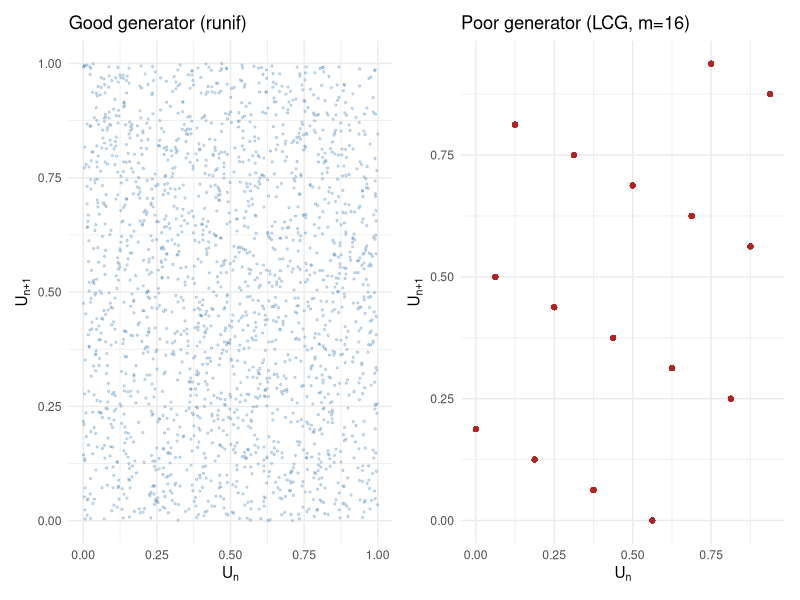
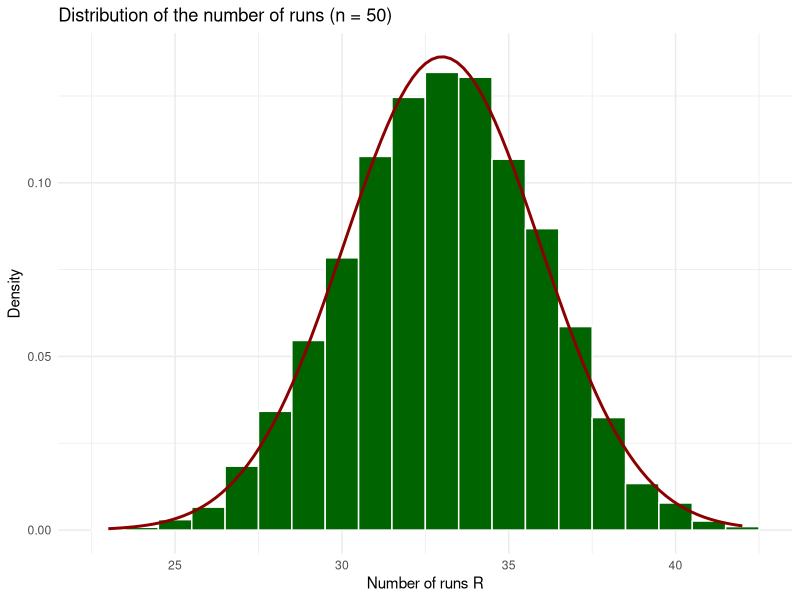

Recreate these plots in R, in order.
## ---- chunk 1
knitr::opts_chunk$set(
    echo = TRUE,
    warning = FALSE,
    message = FALSE,
    fig.align = "center",
    fig.width = 7,
    fig.height = 4.5
)

set.seed(123)
library(tidyverse)
library(ggplot2)
library(dplyr)
library(knitr)
library(kableExtra)
library(gridExtra)
library(patchwork)
## ---- chunk 2
poker_hand_probabilities <- tibble(
  Hand_Type = c(
    "All different", "One pair", "Two pairs", "Three of a kind",
    "Full house", "Four of a kind", "Five of a kind"
  ),
  Probability = c(
    prod(10:6) / 10^5,
    choose(5, 2) * 10 * 9 * 8 * 7 / 10^5,
    (choose(5, 2) * choose(3, 2) / 2) * 10 * 9 * 8 / 10^5,
    choose(5, 3) * 10 * 9 * 8 / 10^5,
    choose(5, 3) * 10 * 9 / 10^5,
    choose(5, 4) * 10 * 9 / 10^5,
    10 / 10^5
  )
)

kable(poker_hand_probabilities, digits = 4,
      caption = "Table 1: Theoretical poker-hand probabilities for m=5 digits") %>%
  kable_styling(bootstrap_options = c("striped", "hover"))

cat("Sum of probabilities:", sum(poker_hand_probabilities$Probability), "\n")
## ---- chunk 3
set.seed(123)

#' Chi-square goodness-of-fit test for Uniform(0,1)
#'
#' Purpose: implements Algorithm 2.1.
#'
#' Arguments:
#'   sample_values   numeric vector in [0, 1]
#'   number_of_bins  number of equal-width bins (default 10)
#'
#' Returns:
#'   a one-row tibble with the test name, statistic, and p-value
#'
#' Example:
#'   chi_square_uniformity_test(runif(1000))
chi_square_uniformity_test <- function(sample_values, number_of_bins = 10) {
  sample_size <- length(sample_values)
  bin_assignment <- cut(
    sample_values,
    breaks = seq(0, 1, length.out = number_of_bins + 1),
    include.lowest = TRUE
  )
  observed_counts <- as.numeric(table(bin_assignment))
  expected_counts <- rep(sample_size / number_of_bins, number_of_bins)

  chi_square_statistic <- sum((observed_counts - expected_counts)^2 / expected_counts)
  p_value <- 1 - pchisq(chi_square_statistic, df = number_of_bins - 1)

  tibble(Test = "Chi-square", Statistic = chi_square_statistic, P_Value = p_value)
}

#' Kolmogorov-Smirnov test for Uniform(0,1)
#'
#' Purpose: implements Algorithm 2.2 using R's built-in ks.test().
#'
#' Arguments:
#'   sample_values   numeric vector in [0, 1]
#'
#' Returns:
#'   a one-row tibble with the test name, statistic, and p-value
#'
#' Example:
#'   kolmogorov_smirnov_uniformity_test(runif(1000))
kolmogorov_smirnov_uniformity_test <- function(sample_values) {
  test_result <- ks.test(sample_values, "punif", min = 0, max = 1)
  tibble(
    Test = "Kolmogorov-Smirnov",
    Statistic = as.numeric(test_result$statistic),
    P_Value = test_result$p.value
  )
}

#' Digit frequency chi-square test
#'
#' Purpose: implements the test of Section 7.2, applied to a chosen
#' decimal digit position.
#'
#' Arguments:
#'   sample_values     numeric vector in [0, 1]
#'   digit_position    which decimal digit to test (1 = first digit)
#'
#' Returns:
#'   a one-row tibble with the test name, statistic, and p-value
#'
#' Example:
#'   digit_frequency_test(runif(1000), digit_position = 1)
digit_frequency_test <- function(sample_values, digit_position = 1) {
  sample_size <- length(sample_values)
  extracted_digit <- floor((sample_values * 10^digit_position) %% 10)
  observed_counts <- as.numeric(table(factor(extracted_digit, levels = 0:9)))
  expected_counts <- rep(sample_size / 10, 10)

  chi_square_statistic <- sum((observed_counts - expected_counts)^2 / expected_counts)
  p_value <- 1 - pchisq(chi_square_statistic, df = 9)

  tibble(
    Test = paste0("Digit Frequency (position ", digit_position, ")"),
    Statistic = chi_square_statistic, P_Value = p_value
  )
}

#' Runs (up and down) test for independence
#'
#' Purpose: implements Algorithm 2.3.
#'
#' Arguments:
#'   sample_values   numeric vector in [0, 1]
#'
#' Returns:
#'   a one-row tibble with the test name, statistic, and p-value
#'
#' Example:
#'   runs_test(runif(1000))
runs_test <- function(sample_values) {
  sample_size <- length(sample_values)
  sign_sequence <- sign(diff(sample_values))
  sign_sequence <- sign_sequence[sign_sequence != 0]

  number_of_runs <- 1 + sum(sign_sequence[-1] != sign_sequence[-length(sign_sequence)])

  expected_runs <- (2 * sample_size - 1) / 3
  variance_runs <- (16 * sample_size - 29) / 90
  z_statistic <- (number_of_runs - expected_runs) / sqrt(variance_runs)
  p_value <- 2 * (1 - pnorm(abs(z_statistic)))

  tibble(Test = "Runs (Up/Down)", Statistic = z_statistic, P_Value = p_value)
}

#' Chi-square helper with automatic bin merging for low expected counts
#'
#' Purpose: merges adjacent categories with expected count below 5
#' before computing the Chi-square statistic, following the practical
#' consideration noted for Algorithm 2.1.
#'
#' Arguments:
#'   observed_counts    numeric vector of observed counts
#'   expected_counts    numeric vector of expected counts (same length)
#'
#' Returns:
#'   a list with the chi-square statistic and its degrees of freedom
merge_and_compute_chi_square <- function(observed_counts, expected_counts) {
  index <- 1
  while (index <= length(expected_counts)) {
    if (expected_counts[index] < 5 && length(expected_counts) > 1) {
      merge_target <- if (index < length(expected_counts)) index + 1 else index - 1
      expected_counts[merge_target] <- expected_counts[merge_target] + expected_counts[index]
      observed_counts[merge_target] <- observed_counts[merge_target] + observed_counts[index]
      expected_counts <- expected_counts[-index]
      observed_counts <- observed_counts[-index]
    } else {
      index <- index + 1
    }
  }

  degrees_of_freedom <- length(observed_counts) - 1
  chi_square_statistic <- sum((observed_counts - expected_counts)^2 / expected_counts)

  list(statistic = chi_square_statistic, df = degrees_of_freedom)
}

#' Gap test for independence
#'
#' Purpose: tests whether the lengths of gaps between successive
#' values falling in a fixed sub-interval follow the geometric
#' distribution implied by independence.
#'
#' Arguments:
#'   sample_values   numeric vector in [0, 1]
#'   lower_bound     lower endpoint of the target interval
#'   upper_bound     upper endpoint of the target interval
#'
#' Returns:
#'   a one-row tibble with the test name, statistic, and p-value
#'
#' Example:
#'   gap_test(runif(2000), lower_bound = 0, upper_bound = 0.5)
gap_test <- function(sample_values, lower_bound = 0, upper_bound = 0.5) {
  interval_probability <- upper_bound - lower_bound
  hit_positions <- which(sample_values >= lower_bound & sample_values < upper_bound)

  if (length(hit_positions) < 2) {
    return(tibble(Test = "Gap Test", Statistic = NA_real_, P_Value = NA_real_))
  }

  gap_lengths <- diff(hit_positions) - 1
  max_gap <- max(gap_lengths)

  observed_counts <- as.numeric(table(factor(gap_lengths, levels = 0:max_gap)))
  expected_probabilities <- interval_probability * (1 - interval_probability)^(0:max_gap)
  expected_counts <- sum(observed_counts) * expected_probabilities

  merged_result <- merge_and_compute_chi_square(observed_counts, expected_counts)
  p_value <- 1 - pchisq(merged_result$statistic, df = merged_result$df)

  tibble(Test = "Gap Test", Statistic = merged_result$statistic, P_Value = p_value)
}

#' Poker test for independence
#'
#' Purpose: classifies groups of m decimal digits into poker-hand
#' categories and compares observed frequencies to the theoretical
#' probabilities derived in Table 1.
#'
#' Arguments:
#'   sample_values     numeric vector in [0, 1]
#'   digits_per_hand   number of decimal digits per hand (default 5)
#'
#' Returns:
#'   a one-row tibble with the test name, statistic, and p-value
#'
#' Example:
#'   poker_test(runif(2000))
poker_test <- function(sample_values, digits_per_hand = 5) {
  sample_size <- length(sample_values)
  five_digit_integers <- floor(sample_values * 10^digits_per_hand)

  classify_poker_hand <- function(integer_value) {
    digit_string <- formatC(integer_value, width = digits_per_hand, flag = "0")
    digit_counts <- table(strsplit(digit_string, "")[[1]])

    if (any(digit_counts == 5)) return("Five of a kind")
    if (any(digit_counts == 4)) return("Four of a kind")
    if (any(digit_counts == 3) && any(digit_counts == 2)) return("Full house")
    if (any(digit_counts == 3)) return("Three of a kind")
    if (sum(digit_counts == 2) == 2) return("Two pairs")
    if (any(digit_counts == 2)) return("One pair")
    "All different"
  }

  hand_labels <- c(
    "All different", "One pair", "Two pairs", "Three of a kind",
    "Full house", "Four of a kind", "Five of a kind"
  )
  observed_hands <- vapply(five_digit_integers, classify_poker_hand, character(1))
  observed_counts <- as.numeric(table(factor(observed_hands, levels = hand_labels)))

  theoretical_probabilities <- c(
    prod(10:6) / 10^5,
    choose(5, 2) * 10 * 9 * 8 * 7 / 10^5,
    (choose(5, 2) * choose(3, 2) / 2) * 10 * 9 * 8 / 10^5,
    choose(5, 3) * 10 * 9 * 8 / 10^5,
    choose(5, 3) * 10 * 9 / 10^5,
    choose(5, 4) * 10 * 9 / 10^5,
    10 / 10^5
  )
  expected_counts <- sample_size * theoretical_probabilities

  merged_result <- merge_and_compute_chi_square(observed_counts, expected_counts)
  p_value <- 1 - pchisq(merged_result$statistic, df = merged_result$df)

  tibble(Test = "Poker Test", Statistic = merged_result$statistic, P_Value = p_value)
}

#' Serial correlation test for independence
#'
#' Purpose: tests the lag-k sample autocorrelation against its
#' asymptotic Normal null distribution.
#'
#' Arguments:
#'   sample_values   numeric vector in [0, 1]
#'   lag             the lag k (default 1)
#'
#' Returns:
#'   a one-row tibble with the test name, statistic, and p-value
#'
#' Example:
#'   serial_correlation_test(runif(1000), lag = 1)
serial_correlation_test <- function(sample_values, lag = 1) {
  sample_size <- length(sample_values)
  sample_mean <- mean(sample_values)

  numerator <- sum(
    (sample_values[1:(sample_size - lag)] - sample_mean) *
      (sample_values[(1 + lag):sample_size] - sample_mean)
  ) / (sample_size - lag)
  denominator <- sum((sample_values - sample_mean)^2) / sample_size

  lag_k_correlation <- numerator / denominator
  z_statistic <- lag_k_correlation * sqrt(sample_size - lag)
  p_value <- 2 * (1 - pnorm(abs(z_statistic)))

  tibble(
    Test = paste0("Serial Correlation (lag ", lag, ")"),
    Statistic = z_statistic, P_Value = p_value
  )
}

#' Apply the full battery of uniformity and independence tests
#'
#' Purpose: applies all seven tests of this unit to a single sample,
#' using the same sample for every test so that comparisons across
#' generators are consistent.
#'
#' Arguments:
#'   sample_values   numeric vector in [0, 1]
#'
#' Returns:
#'   a tibble with one row per test
#'
#' Example:
#'   evaluate_generator(runif(2000))
evaluate_generator <- function(sample_values) {
  bind_rows(
    chi_square_uniformity_test(sample_values),
    kolmogorov_smirnov_uniformity_test(sample_values),
    digit_frequency_test(sample_values, digit_position = 1),
    runs_test(sample_values),
    gap_test(sample_values, lower_bound = 0, upper_bound = 0.5),
    poker_test(sample_values),
    serial_correlation_test(sample_values, lag = 1)
  )
}
## ---- chunk 4
set.seed(123)

sample_size <- 2000
good_generator_sample <- runif(sample_size)

poor_lcg_generator <- function(seed, multiplier, increment, modulus, size) {
  state <- numeric(size)
  current_value <- seed
  for (index in seq_len(size)) {
    current_value <- (multiplier * current_value + increment) %% modulus
    state[index] <- current_value
  }
  state / modulus
}
poor_generator_sample <- poor_lcg_generator(
  seed = 7, multiplier = 5, increment = 3, modulus = 16, size = sample_size
)

results_good <- evaluate_generator(good_generator_sample) %>% mutate(Generator = "Good (runif)")
results_poor <- evaluate_generator(poor_generator_sample) %>% mutate(Generator = "Poor (LCG, m=16)")

conclusion_label <- function(p_val) {
  if (is.na(p_val)) return("Insufficient data")
  if (p_val < 0.05) "Reject H0 (evidence against uniformity/independence)" else "Fail to reject H0"
}

all_results <- bind_rows(results_good, results_poor) %>%
  mutate(
    Conclusion = vapply(P_Value, conclusion_label, character(1)),
    Statistic = round(Statistic, 4),
    P_Value = round(P_Value, 4)
  ) %>%
  select(Generator, Test, Statistic, P_Value, Conclusion)

kable(all_results, caption = "Full test battery applied to a good and a deliberately poor generator") %>%
  kable_styling(bootstrap_options = c("striped", "hover"))
## ---- chunk 5
set.seed(123)

validate_n <- 50
number_of_replications <- 5000

count_runs <- function(sample_values) {
  sign_sequence <- sign(diff(sample_values))
  sign_sequence <- sign_sequence[sign_sequence != 0]
  1 + sum(sign_sequence[-1] != sign_sequence[-length(sign_sequence)])
}

simulated_run_counts <- replicate(
  number_of_replications, count_runs(runif(validate_n))
)

tibble(
  Quantity = c("Theoretical E(R)", "Empirical mean R",
               "Theoretical Var(R)", "Empirical variance R"),
  Value = c(
    (2 * validate_n - 1) / 3, mean(simulated_run_counts),
    (16 * validate_n - 29) / 90, var(simulated_run_counts)
  )
) %>%
  kable(digits = 4, caption = "Theorem 2.2 moments vs. Monte Carlo simulation, n = 50")
## ---- chunk 6
lag_df_good <- tibble(
  u_now = good_generator_sample[1:(sample_size - 1)],
  u_next = good_generator_sample[2:sample_size]
)
lag_df_poor <- tibble(
  u_now = poor_generator_sample[1:(sample_size - 1)],
  u_next = poor_generator_sample[2:sample_size]
)

p_good <- ggplot(lag_df_good, aes(x = u_now, y = u_next)) +
  geom_point(alpha = 0.25, size = 0.5, colour = "steelblue") +
  labs(title = "Good generator (runif)", x = expression(U[n]), y = expression(U[n+1])) +
  theme_minimal(base_size = 11)

p_poor <- ggplot(lag_df_poor, aes(x = u_now, y = u_next)) +
  geom_point(alpha = 0.5, size = 1.2, colour = "firebrick") +
  labs(title = "Poor generator (LCG, m=16)", x = expression(U[n]), y = expression(U[n+1])) +
  theme_minimal(base_size = 11)

p_good + p_poor
## ---- chunk 7
ggplot(tibble(runs = simulated_run_counts), aes(x = runs)) +
  geom_histogram(aes(y = after_stat(density)), binwidth = 1, fill = "darkgreen", colour = "white") +
  stat_function(
    fun = dnorm,
    args = list(mean = (2 * validate_n - 1) / 3, sd = sqrt((16 * validate_n - 29) / 90)),
    colour = "darkred", linewidth = 1
  ) +
  labs(title = "Distribution of the number of runs (n = 50)", x = "Number of runs R", y = "Density") +
  theme_minimal(base_size = 11)
